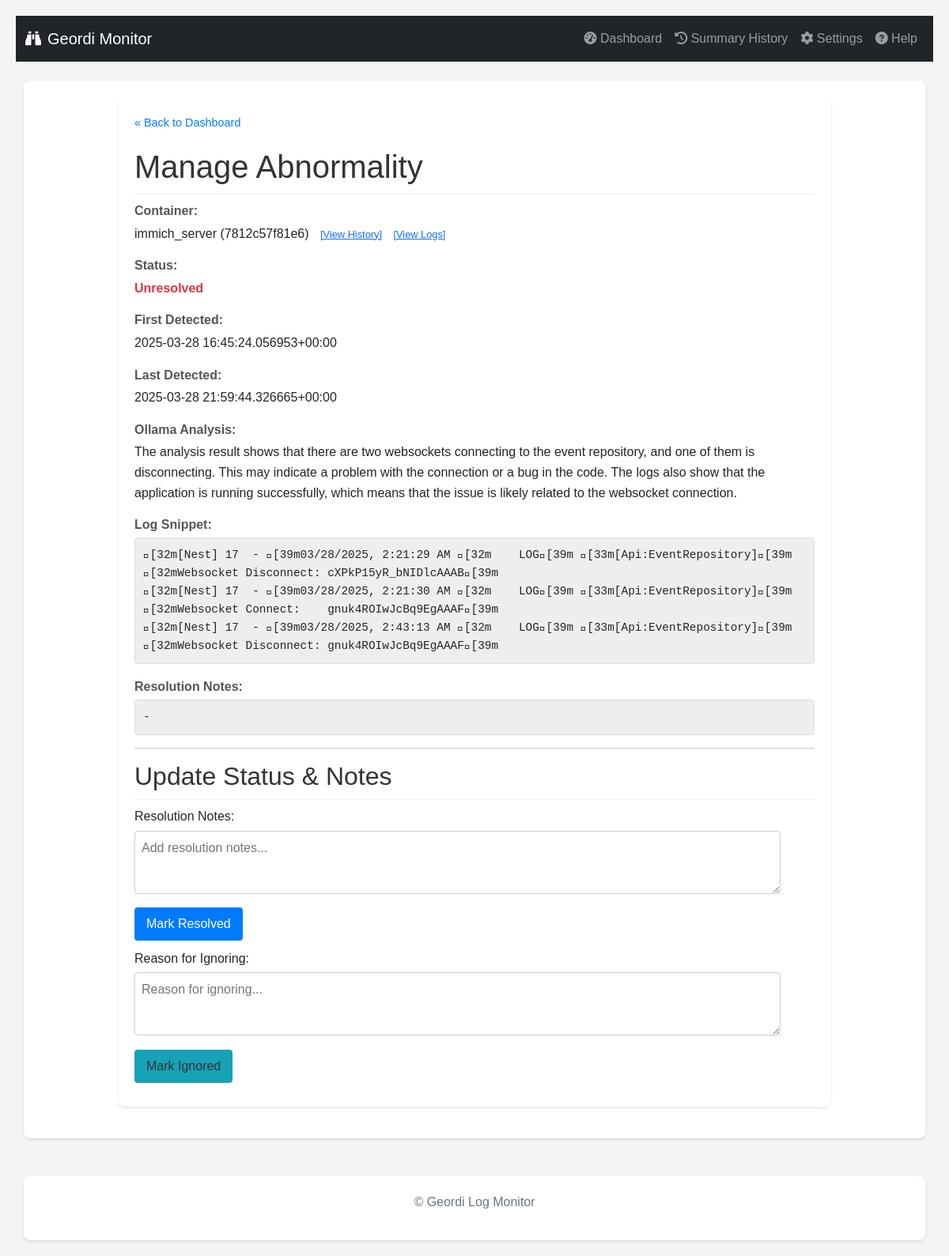
/manage/1, run on the app's committed database.
### tables this page shows
CREATE TABLE abnormalities (
                id INTEGER PRIMARY KEY AUTOINCREMENT,
                container_name TEXT NOT NULL,
                container_id TEXT NOT NULL,
                log_snippet TEXT NOT NULL,
                ollama_analysis TEXT,
                first_detected_timestamp TEXT,
                last_detected_timestamp TEXT,
                status TEXT DEFAULT 'unresolved',
                resolution_notes TEXT,
                UNIQUE(container_id, log_snippet)
            );

### routes/ui_routes.py (the view, shortened to what this page needs)
@ui_bp.route('/manage/<int:abnormality_id>', methods=['GET', 'POST'])
def manage_abnormality(abnormality_id):
    abnormality = db.get_abnormality_by_id(abnormality_id)
    if not abnormality:
        flash(f'Abnormality ID {abnormality_id} not found.', 'error')
        return redirect(url_for('ui.index')) # Use blueprint prefix
    current_color_settings = {}
    try:
        with current_app.settings_lock:
             app_settings_local = getattr(current_app, 'app_settings', {})
             current_color_settings = {k: v for k, v in app_settings_local.items() if k.startswith('color_')}
        return render_template('manage.html', abnormality=abnormality, color_settings=current_color_settings)
    except AttributeError as e:
        logging.exception(f"Failed to access shared state via current_app attribute in manage route! Missing attribute: {e}")
        flash(f"Error: Application state attribute not found ({e}). Check logs.", "error")
        return redirect(url_for('ui.index'))
    except Exception as e:
        logging.exception(f"Unexpected error in manage route processing: {e}")
        flash(f"Error: An unexpected error occurred loading manage page ({e}). Check logs.", "error")
        return redirect(url_for('ui.index'))

### db.py (called while the page is built)
def _parse_iso_datetime(iso_string):
    if not iso_string: return None
    try:
        if 'Z' in iso_string:
             dt = datetime.datetime.fromisoformat(iso_string.replace('Z', '+00:00'))
        elif '+' in iso_string or '-' in iso_string[10:]: # Check for timezone offset
             dt = datetime.datetime.fromisoformat(iso_string)
        else:
             dt = datetime.datetime.fromisoformat(iso_string).replace(tzinfo=timezone.utc)
        return dt.astimezone(timezone.utc) # Ensure it's always UTC
    except (ValueError, TypeError) as e:
        logging.warning(f"Could not parse ISO timestamp '{iso_string}': {e}. Returning as string.")
        return iso_string

def get_db():
    try:
        os.makedirs(DATABASE_DIR, exist_ok=True)
    except OSError as e:
        logging.error(f"Could not create database directory {DATABASE_DIR}: {e}")
    conn = sqlite3.connect(DATABASE, detect_types=sqlite3.PARSE_DECLTYPES | sqlite3.PARSE_COLNAMES)
    conn.row_factory = sqlite3.Row
    return conn

def _row_to_dict_with_parsed_dates(row):
    if not row: return None
    item = dict(row)
    item['first_detected_timestamp'] = _parse_iso_datetime(item.get('first_detected_timestamp'))
    item['last_detected_timestamp'] = _parse_iso_datetime(item.get('last_detected_timestamp'))
    item['timestamp'] = _parse_iso_datetime(item.get('timestamp'))
    return item

def get_abnormality_by_id(abnormality_id):
    conn = get_db(); cursor = conn.cursor()
    try:
        cursor.execute("SELECT * FROM abnormalities WHERE id = ?", (abnormality_id,));
        row = cursor.fetchone();
        return _row_to_dict_with_parsed_dates(row)
    except sqlite3.Error as e: logging.error(f"Error fetching abnormality by ID {abnormality_id}: {e}"); return None
    finally: conn.close()

### templates/manage.html (shortened to what this page needs)
{% extends "base.html" %}
{% block content %}
    <div class="manage-container">
        <a href="{{ url_for('ui.index') }}" class="back-link">« Back to Dashboard</a>
        <h1>Manage Abnormality</h1>
        {% if abnormality %}
            <div class="detail-item">
                <strong>Container:</strong> {{ abnormality.container_name }} ({{ abnormality.container_id[:12] }})
                <a href="{{ url_for('ui.container_history', container_id=abnormality.container_id) }}" style="font-size: 0.8em; margin-left: 10px;">[View History]</a>
                <a href="{{ url_for('ui.view_logs', container_id=abnormality.container_id) }}" style="font-size: 0.8em; margin-left: 10px;">[View Logs]</a>
            </div>
            <div class="detail-item">
                <strong>Status:</strong> <span class="status-{{ abnormality.status }}">{{ abnormality.status | replace('_', ' ') | title }}</span>
            </div>
             <div class="detail-item">
                 <strong>First Detected:</strong>
                 {{ abnormality.first_detected_timestamp.astimezone(timezone_obj).strftime('%Y-%m-%d %H:%M:%S %Z') if abnormality.first_detected_timestamp and timezone_obj and abnormality.first_detected_timestamp is instance(datetime) else abnormality.first_detected_timestamp or 'N/A' }}
             </div>
             <div class="detail-item">
                 <strong>Last Detected:</strong>
                 {{ abnormality.last_detected_timestamp.astimezone(timezone_obj).strftime('%Y-%m-%d %H:%M:%S %Z') if abnormality.last_detected_timestamp and timezone_obj and abnormality.last_detected_timestamp is instance(datetime) else abnormality.last_detected_timestamp or 'N/A' }}
            </div>
             <div class="detail-item">
                <strong>Ollama Analysis:</strong> {{ abnormality.ollama_analysis }}
            </div>
            <div class="detail-item">
                <strong>Log Snippet:</strong> <pre>{{ abnormality.log_snippet }}</pre>
            </div>
             <div class="detail-item">
                <strong>Resolution Notes:</strong>
                <pre>{{ abnormality.resolution_notes if abnormality.resolution_notes else '-' }}</pre>
            </div>
            <hr>
            <h2>Update Status & Notes</h2>
            <div class="actions">
                {% if abnormality.status == 'unresolved' or abnormality.status == 'ignored' %}
                <form method="POST" action="{{ url_for('ui.manage_abnormality', abnormality_id=abnormality.id) }}">
                    <label for="notes_resolve">Resolution Notes:</label><br>
                    <textarea id="notes_resolve" name="notes" placeholder="Add resolution notes...">{{ abnormality.resolution_notes if abnormality.resolution_notes else '' }}</textarea><br>
                    <button type="submit" class="button-resolve">Mark Resolved</button>
                </form>
                {% endif %}
                {% if abnormality.status == 'unresolved' or abnormality.status == 'resolved' %}
                 <form method="POST" action="{{ url_for('ui.manage_abnormality', abnormality_id=abnormality.id) }}">
                    <label for="notes_ignore">Reason for Ignoring:</label><br>
                    <textarea id="notes_ignore" name="notes" placeholder="Reason for ignoring...">{{ abnormality.resolution_notes if abnormality.resolution_notes else '' }}</textarea><br>
                    <button type="submit" class="button-ignore">Mark Ignored</button>
                </form>
                {% endif %}
            </div>
        {% else %}
            <p>Abnormality details not found.</p>
        {% endif %}
    </div>
{% endblock %}

### static/style.css (style rules this page uses)
body { font-family: sans-serif; line-height: 1.6; margin: 20px; background-color: #f4f4f4; }
h1, h2 { color: #333; }
pre { background: #eee; padding: 10px; border-radius: 4px; white-space: pre-wrap; word-wrap: break-word; font-size: 0.9em; max-height: 200px; overflow-y: auto; }
.status-unresolved { color: red; font-weight: bold; }
.actions form { display: block; margin-bottom: 10px; }
.actions textarea { width: 95%; margin-top: 5px; box-sizing: border-box; height: 50px; }
.actions button { padding: 5px 10px; cursor: pointer; margin-top: 5px; }

### templates/manage.html (style rules this page uses)
.manage-container { background: #fff; padding: 20px; border-radius: 8px; box-shadow: 0 2px 4px rgba(0,0,0,0.1); margin-bottom: 20px; max-width: 900px; margin-left: auto; margin-right: auto; }
.manage-container h1, .manage-container h2 { color: #333; border-bottom: 1px solid #eee; padding-bottom: 10px; }
.manage-container pre { background: #eee; padding: 10px; border-radius: 4px; white-space: pre-wrap; word-wrap: break-word; font-size: 0.9em; max-height: 200px; overflow-y: auto; border: 1px solid #ddd; font-family: monospace; }
.detail-item { margin-bottom: 15px; }
.detail-item strong { display: block; color: #555; margin-bottom: 3px; }
.status-unresolved { font-weight: bold; }
.manage-container textarea { width: 95%; margin-top: 5px; min-height: 80px; padding: 8px; border: 1px solid #ccc; border-radius: 4px; }
.manage-container button { padding: 8px 15px; cursor: pointer; border: none; border-radius: 4px; margin-right: 10px; margin-top: 10px; }
.button-resolve { color: white; }
.button-ignore { color: #333; }
.actions form { margin-bottom: 10px; }
.back-link { display: inline-block; margin-bottom: 20px; color: #007bff; text-decoration: none; font-size: 0.9em; }

### data on the page
abnormalities: container_name "immich_server", status "Unresolved", ollama_analysis "The analysis result shows that there are two websockets connecting to the event repository, and one of them is disconnecting. This may indicate a problem with the connection or a bug in the code. The logs also show that the application is running successfully, which means that the issue is likely related to the websocket connection.", log_snippet "\u001b[32m[Nest] 17 - \u001b[39m03/28/2025, 2:21:29 AM \u001b[32m LOG\u001b[39m \u001b[33m[Api:EventRepository]\u001b[39m \u001b[32mWebsocket Disconnect: cXPkP15yR_bNIDlcAAAB\u001b[39m \u001b[32m[Nest] 17 - \u001b[39m03/28/2025, 2:21:30 AM \u001b[32m LOG\u001b[39m \u001b[33m[Api:EventRepository]\u001b[39m \u001b[32mWebsocket Connect: gnuk4ROIwJcBq9EgAAAF\u001b[39m \u001b[32m[Nest] 17 - \u001b[39m03/28/2025, 2:43:13 AM \u001b[32m LOG\u001b[39m \u001b[33m[Api:EventRepository]\u001b[39m \u001b[32mWebsocket Disconnect: gnuk4ROIwJcBq9EgAAAF\u001b[39m"

### other printed values
{{ abnormality.container_id[:12] }} "7812c57f81e6"
{{ abnormality.resolution_notes if abnormality.resolution_notes else '-' }} "-"
